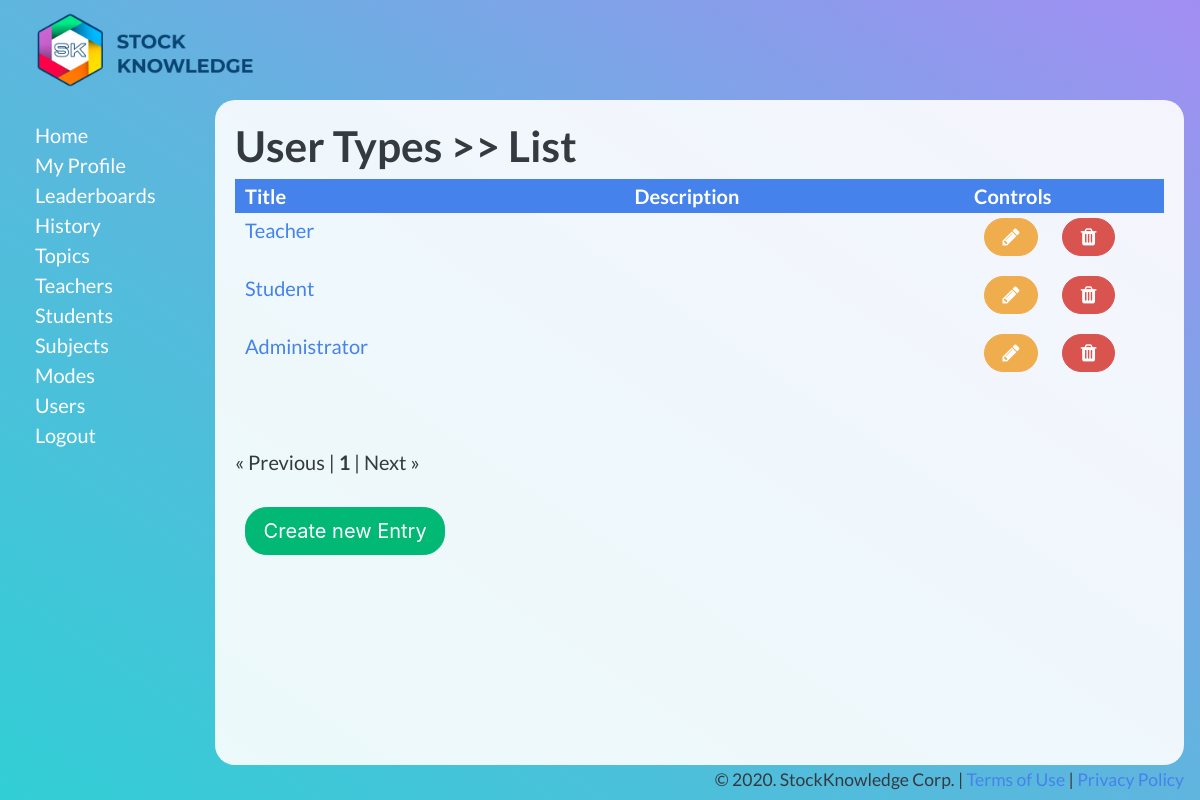
The app's page /admin/sk_user_types/list.php?order=title_dsc (signed in) with its own data.
### tables this page shows
CREATE TABLE `sk_user_types` (
  `id` int(11) NOT NULL,
  `title` text NOT NULL,
  `description` text NOT NULL
);

### admin/_conf.dba.inc.php (called while the page is built, shortened)
<?php
$dba = new dba;
$dba->server = "localhost";
$dba->user = "root";
$dba->password = "";
$home_url = 'http://localhost/SK-LMS-App/admin';
?>

### admin/_class.dba.inc.php (called while the page is built, shortened)
<?php
class dba {
  var $link_id  = 0;
  var $query_id = 0;
    var $server   = "";
    var $user     = "";
    var $password = "";
    function connect() {
        if( 0 == $this->link_id) {
            $this->link_id = mysqli_connect( $this->server, $this->user, $this->password);
        }
    }
    function query($query_string) {
        $this->query_id = mysqli_query($this->link_id,$query_string);
        return $this->query_id;
    }
    function fetch_array($query_id = -1) {
        if ($query_id != false) {
            $this->query_id=$query_id;
        }
        $this->record = mysqli_fetch_array( $this->query_id);
        return $this->record;
    }
    function free_result($query_id = -1) {
        return mysqli_free_result( $this->query_id);
    }
    function query_first($query_string) {
        $this->query($query_string);
        $returnarray=$this->fetch_array($this->query_id);
        return $returnarray;
    }
}

### admin/sk_user_types/list.php (the view, shortened to what this page needs)
<?php
require_once("../_class.dba.inc.php");
require_once("../_conf.dba.inc.php");
if(IsSet($_GET['offset'])) {
	$offset = $_GET['offset'];
} else {
	$offset = 0;
}
$list_limit = 25;
$list_limit_per_page = 25;
$order_clause = "";
$order_link_arg_head = "";
$order_link_arg = "";
if(isset($_REQUEST['order'])){
$list_limit = 25;
switch($_REQUEST['order']) {
	case 'title_dsc':
		$order_clause = " ORDER BY title DESC";
		$order_link_arg_head = "title_asc";
		$order_link_arg = "title_dsc";
		break;
}
}
$query = "SELECT * FROM sk_user_types".$order_clause." LIMIT ".$offset.",".$list_limit;
$query_c = "SELECT count(*) FROM sk_user_types";
$num = $dba->query_first($query_c);
if($num[0] > 0) {
	$num_result_pages = $num[0] / $list_limit;
} else {
	$num_result_pages = 1;
	$query = "SELECT * FROM sk_user_types";
}
$results = $dba->query($query);
?>
<html>
<head>
<link rel="stylesheet" type="text/css" media="screen" href="../style.css" />
<?php include('../header.php');?>
</head>
<body>
<?php include('../sidebar.php');?>
<div id="main-container"><div id="main">
<h1><?php echo $heading;?></h1>
<table class="list">
<?php
if(substr($order_link_arg_head,0,-4) == 'title') {
	$ola=$order_link_arg_head;
} else {
	$ola='title';
}
?>
<th class=sk_title><a href="list.php?order=<?= $ola ?>">Title</a></th>
<?php
if(substr($order_link_arg_head,0,-4) == 'description') {
	$ola=$order_link_arg_head;
} else {
	$ola='description';
}
?>
<th class=sk_description><a href="list.php?order=<?= $ola ?>">Description</a></th>
<th class="crud" width="200">Controls</th></tr>
<?php
while($row = $dba->fetch_array($results)) {
echo("<tr>\n");
	echo("\t<td><a href='edit.php?id=".$row['id']."'>".substr(htmlentities($row['title']),0,80)."</a></td>\n");
	echo("\t<td>".substr(htmlentities($row['description']),0,80)."</td>\n");
	echo("\t<td><a href=\"edit.php?id=".$row['id']."\" class=\"btn btn-warning\"><i class=\"fa fa-pencil\" aria-hidden=\"true\"></i></a> <a href=\"delete.php?id=".$row['id']."\" class=\"btn btn-danger\"><i class=\"fa fa-trash\" aria-hidden=\"true\"></i>
</a></td>");
	echo("</tr> ");
}
?>
</table>
<br />
<br />
<?php
if($num > $list_limit_per_page) {
	if($offset > 0) {
		$newoffset = max(0,($offset-$list_limit));
		echo("<a href=\"list.php?offset=".$newoffset."&order=".$order_link_arg."\">&laquo; Previous</a> | ");
	} else {
		echo("&laquo; Previous | ");
	}
	for($i = 0; $i < $num_result_pages; $i++) {
		$newoffset = $i * $list_limit;
		if($offset == $newoffset) {
			echo("<b>".($i+1)."</b> | ");
		} else {
			echo("<a href=\"list.php?offset=".$newoffset."&order=".$order_link_arg."\">".($i+1)."</a> | ");
		}
	}
	$newoffset = $offset + $list_limit;
	if($newoffset < $num[0]) {
		echo("<a href=\"list.php?offset=".$newoffset."&order=".$order_link_arg."\">Next &raquo;</a>");
	} else {
		echo("Next &raquo;");
	}
}
?>
<br />
<br />
<a href="new.php" class="btn btn-success">Create new Entry</a>
</div></div>
<?php include('../footer.php');?>
</body>
</html>

### admin/style.css (style rules this page uses)
body { background: rgb(163,142,243); background: linear-gradient(214deg, rgba(163,142,243,1) 0%, rgba(95,181,222,1) 50%, rgba(49,206,213,1) 100%); min-height: 100vh; width: 100%; font-family: 'Lato', sans-serif; font-size: 20px; line-height: 30px; }
#main-container { min-height: calc(100vh - 135px); background: rgba(255,255,255,0.9); border-radius: 20px; }
#main { padding: 20px; }
#main table th, #main table td { padding: 5px 10px; font-size: 20px; vertical-align: top; }
.btn { font-size: 20px; margin: 0 10px 10px }
table { width: 100%; }
table.list tr:first-child a { color: #ffffff; }
.btn { width: unset; }

### records on screen
sk_user_types: title "Teacher"
sk_user_types: title "Student"
sk_user_types: title "Administrator"

### other values on screen
$heading "User Types >> List"
